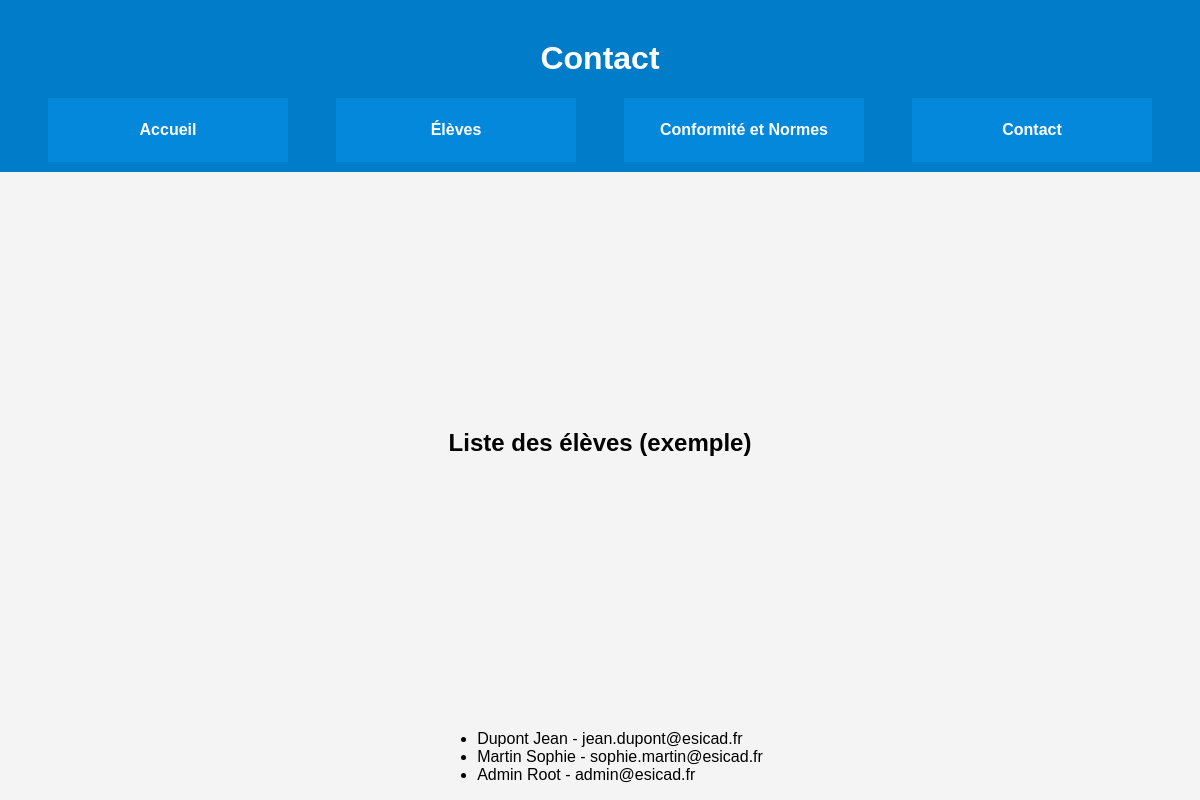
Screenshot of /user.php with the database file from the repository.
### tables this page shows
CREATE TABLE IF NOT EXISTS Utilisateur (
  id INT PRIMARY KEY AUTO_INCREMENT,
  nom VARCHAR(100) NOT NULL,
  prenom VARCHAR(100) NOT NULL,
  mail VARCHAR(255) UNIQUE NOT NULL,
  password_hash VARCHAR(255) NOT NULL,
  role ENUM('admin', 'prof', 'etudiant') NOT NULL DEFAULT 'etudiant',
  created_at TIMESTAMP DEFAULT CURRENT_TIMESTAMP
);

### user.php (the view, shortened to what this page needs)
<?php
require 'php.php';
$stmt = $pdo->query('SELECT nom, prenom, mail FROM Utilisateur');
$users = $stmt->fetchAll();
?>
<!DOCTYPE html>
<html lang="fr">
<head>
    <link rel="stylesheet" href="style/styles.css">
</head>
<body>
<header>
    <h1>Contact</h1>
    <div>
        <a href="index.php" class="headerButton">Accueil</a>
        <a href="eleves.php" class="headerButton">Élèves</a>
        <a href="esicad.html" class="headerButton">Conformité et Normes</a>
        <a href="user.php" class="headerButton">Contact</a>
    </div>
</header>
<h2>Liste des élèves (exemple)</h2>
<ul>
<?php foreach($users as $u): ?>
    <li><?= htmlspecialchars($u['nom'].' '.$u['prenom']).' - '.$u['mail'] ?></li>
<?php endforeach; ?>
</ul>
</body>
</html>

### style/styles.css (style rules this page uses)
body { margin: 0; padding: 0; height: 100vh; font-family: 'Arial', sans-serif; background-color: #f4f4f4; display: flex; flex-direction: column; align-items: center; justify-content: space-between; }
header { background-color: #007cc9; color: white; padding: 10px 0; text-align: center; }
header div { display: flex; justify-content: space-evenly; align-items: center; height: 8vh; width: 100vw; }
header a { color: white; text-decoration: none; font-weight: bold; display: flex; align-items: center; justify-content: center; width: 20vw; height: 8vh; background-color: #0388dc; }
h1 { text-align: center; margin-top: 30px; }

### rows the page displays
utilisateur: nom+prenom "Dupont Jean", mail "jean.dupont@esicad.fr"
utilisateur: nom+prenom "Martin Sophie", mail "sophie.martin@esicad.fr"
utilisateur: nom+prenom "Admin Root", mail "admin@esicad.fr"
